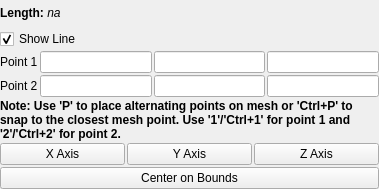
<?xml version="1.0" encoding="UTF-8"?>
<ui version="4.0">
 <class>LinePropertyWidget</class>
 <widget class="QWidget" name="LinePropertyWidget">
  <property name="geometry">
   <rect>
    <x>0</x>
    <y>0</y>
    <width>379</width>
    <height>189</height>
   </rect>
  </property>
  <property name="windowTitle">
   <string>Form</string>
  </property>
  <layout class="QGridLayout" name="gridLayout">
   <property name="margin">
    <number>0</number>
   </property>
   <property name="spacing">
    <number>2</number>
   </property>
   <item row="3" column="0">
    <widget class="QLabel" name="labelPoint1">
     <property name="text">
      <string>Point 1</string>
     </property>
     <property name="wordWrap">
      <bool>true</bool>
     </property>
    </widget>
   </item>
   <item row="3" column="1">
    <widget class="pqDoubleLineEdit" name="point1X"/>
   </item>
   <item row="3" column="2">
    <widget class="pqDoubleLineEdit" name="point1Y"/>
   </item>
   <item row="3" column="3">
    <widget class="pqDoubleLineEdit" name="point1Z"/>
   </item>
   <item row="4" column="0">
    <widget class="QLabel" name="labelPoint2">
     <property name="text">
      <string>Point 2</string>
     </property>
     <property name="wordWrap">
      <bool>true</bool>
     </property>
    </widget>
   </item>
   <item row="4" column="1">
    <widget class="pqDoubleLineEdit" name="point2X"/>
   </item>
   <item row="4" column="2">
    <widget class="pqDoubleLineEdit" name="point2Y"/>
   </item>
   <item row="4" column="3">
    <widget class="pqDoubleLineEdit" name="point2Z"/>
   </item>
   <item row="5" column="0" colspan="4">
    <widget class="QLabel" name="pickLabel">
     <property name="font">
      <font>
       <weight>75</weight>
       <bold>true</bold>
      </font>
     </property>
     <property name="text">
      <string>Note: Use 'P' to place alternating points on mesh or 'Ctrl+P' to snap to the closest mesh point. Use '1'/'Ctrl+1' for point 1 and '2'/'Ctrl+2' for point 2.</string>
     </property>
     <property name="alignment">
      <set>Qt::AlignLeading|Qt::AlignLeft|Qt::AlignTop</set>
     </property>
     <property name="wordWrap">
      <bool>true</bool>
     </property>
    </widget>
   </item>
   <item row="6" column="0" colspan="4">
    <layout class="QHBoxLayout" name="horizontalLayout">
     <property name="spacing">
      <number>2</number>
     </property>
     <item>
      <widget class="QPushButton" name="xAxis">
       <property name="text">
        <string>X Axis</string>
       </property>
      </widget>
     </item>
     <item>
      <widget class="QPushButton" name="yAxis">
       <property name="text">
        <string>Y Axis</string>
       </property>
      </widget>
     </item>
     <item>
      <widget class="QPushButton" name="zAxis">
       <property name="text">
        <string>Z Axis</string>
       </property>
      </widget>
     </item>
    </layout>
   </item>
   <item row="7" column="0" colspan="4">
    <widget class="QPushButton" name="centerOnBounds">
     <property name="text">
      <string>Center on Bounds</string>
     </property>
    </widget>
   </item>
   <item row="2" column="0" colspan="3">
    <widget class="QCheckBox" name="show3DWidget">
     <property name="text">
      <string>Show Line</string>
     </property>
     <property name="checked">
      <bool>true</bool>
     </property>
    </widget>
   </item>
   <item row="1" column="0" colspan="4">
    <widget class="QLabel" name="labelLength">
     <property name="text">
      <string>&lt;html&gt;&lt;head/&gt;&lt;body&gt;&lt;p&gt;&lt;span style=&quot; font-weight:600;&quot;&gt;Length: &lt;/span&gt;&lt;span style=&quot; font-style:italic;&quot;&gt;na&lt;/span&gt;&lt;/p&gt;&lt;/body&gt;&lt;/html&gt;</string>
     </property>
    </widget>
   </item>
  </layout>
 </widget>
 <customwidgets>
  <customwidget>
   <class>pqDoubleLineEdit</class>
   <extends>QLineEdit</extends>
   <header>pqDoubleLineEdit.h</header>
  </customwidget>
 </customwidgets>
 <resources/>
 <connections/>
</ui>
